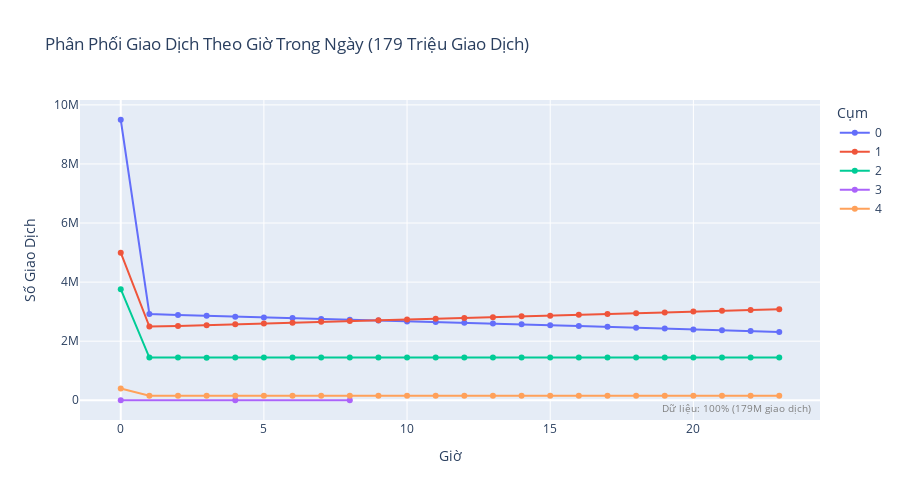

Notebook code for this chart:
### Code cell
# Biểu đồ phân bố theo giờ (100% data thực tế)
fig = px.line(
    hourly_dist.to_pandas(),
    x='hour',
    y='count',
    color='cluster',
    title='Phân Phối Giao Dịch Theo Giờ Trong Ngày (179 Triệu Giao Dịch)',
    labels={'hour': 'Giờ', 'count': 'Số Giao Dịch', 'cluster': 'Cụm'},
    markers=True
)

fig.update_layout(
    height=500,
    annotations=[
        dict(
            text='Dữ liệu: 100% (179M giao dịch)',
            xref='paper', yref='paper',
            x=0.99, y=0.01,
            showarrow=False,
            font=dict(size=10, color='gray')
        )
    ]
)
fig.show()

### Figure 1 — Plotly figure (JSON) as saved in the notebook; plotly's stock layout.template omitted (floating-point values rounded to 4 significant figures)
{"data": [{"hovertemplate": "Cụm=0<br>Giờ=%{x}<br>Số Giao Dịch=%{y}<extra></extra>", "legendgroup": "0", "line": {"color": "#636efa", "dash": "solid"}, "marker": {"symbol": "circle"}, "mode": "lines+markers", "name": "0", "orientation": "h", "showlegend": true, "type": "scatter", "x": [0, 1, 2, 3, 4, 5, 6, 7, 8, 9, 10, 11, 12, 13, 14, 15, 16, 17, 18, 19, 20, 21, 22, 23], "xaxis": "x", "y": [9496804, 2919537, 2884399, 2859918, 2829518, 2803623, 2781758, 2748970, 2729040, 2702213, 2667673, 2649798, 2621548, 2594778, 2570962, 2542990, 2517295, 2485773, 2458299, 2428269, 2397468, 2367266, 2343936, 2314510], "yaxis": "y"}, {"hovertemplate": "Cụm=1<br>Giờ=%{x}<br>Số Giao Dịch=%{y}<extra></extra>", "legendgroup": "1", "line": {"color": "#EF553B", "dash": "solid"}, "marker": {"symbol": "circle"}, "mode": "lines+markers", "name": "1", "orientation": "h", "showlegend": true, "type": "scatter", "x": [0, 1, 2, 3, 4, 5, 6, 7, 8, 9, 10, 11, 12, 13, 14, 15, 16, 17, 18, 19, 20, 21, 22, 23], "xaxis": "x", "y": [4995426, 2493539, 2515564, 2539579, 2571476, 2601476, 2624907, 2653785, 2681124, 2709168, 2729876, 2758871, 2788578, 2813654, 2841374, 2863335, 2891299, 2917129, 2948329, 2967466, 3003304, 3026872, 3051888, 3079991], "yaxis": "y"}, {"hovertemplate": "Cụm=2<br>Giờ=%{x}<br>Số Giao Dịch=%{y}<extra></extra>", "legendgroup": "2", "line": {"color": "#00cc96", "dash": "solid"}, "marker": {"symbol": "circle"}, "mode": "lines+markers", "name": "2", "orientation": "h", "showlegend": true, "type": "scatter", "x": [0, 1, 2, 3, 4, 5, 6, 7, 8, 9, 10, 11, 12, 13, 14, 15, 16, 17, 18, 19, 20, 21, 22, 23], "xaxis": "x", "y": [3761686, 1445908, 1444440, 1442246, 1443728, 1446870, 1444532, 1443795, 1447408, 1446802, 1444350, 1446178, 1445891, 1447838, 1445427, 1447592, 1446909, 1445503, 1445618, 1448416, 1445653, 1444262, 1446841, 1444952], "yaxis": "y"}, {"hovertemplate": "Cụm=3<br>Giờ=%{x}<br>Số Giao Dịch=%{y}<extra></extra>", "legendgroup": "3", "line": {"color": "#ab63fa", "dash": "solid"}, "marker": {"symbol": "circle"}, "mode": "lines+markers", "name": "3", "orientation": "h", "showlegend": true, "type": "scatter", "x": [0, 4, 8], "xaxis": "x", "y": [6, 1, 1], "yaxis": "y"}, {"hovertemplate": "Cụm=4<br>Giờ=%{x}<br>Số Giao Dịch=%{y}<extra></extra>", "legendgroup": "4", "line": {"color": "#FFA15A", "dash": "solid"}, "marker": {"symbol": "circle"}, "mode": "lines+markers", "name": "4", "orientation": "h", "showlegend": true, "type": "scatter", "x": [0, 1, 2, 3, 4, 5, 6, 7, 8, 9, 10, 11, 12, 13, 14, 15, 16, 17, 18, 19, 20, 21, 22, 23], "xaxis": "x", "y": [399187, 153425, 153168, 152689, 151821, 152810, 151127, 153448, 153555, 152659, 151508, 151524, 152575, 153606, 153304, 150793, 151808, 152153, 152626, 152550, 151943, 152293, 152465, 151984], "yaxis": "y"}], "layout": {"annotations": [{"font": {"color": "gray", "size": 10}, "showarrow": false, "text": "Dữ liệu: 100% (179M giao dịch)", "x": 0.99, "xref": "paper", "y": 0.01, "yref": "paper"}], "height": 500, "legend": {"title": {"text": "Cụm"}, "tracegroupgap": 0}, "title": {"text": "Phân Phối Giao Dịch Theo Giờ Trong Ngày (179 Triệu Giao Dịch)"}, "xaxis": {"anchor": "y", "domain": [0, 1], "title": {"text": "Giờ"}}, "yaxis": {"anchor": "x", "domain": [0, 1], "title": {"text": "Số Giao Dịch"}}}}
